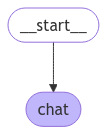

Write the Python code that produced this figure.
from langchain_ollama import OllamaEmbeddings
from langchain_openai import ChatOpenAI
from langgraph.store.memory import InMemoryStore
from langgraph.store.base import BaseStore
from langgraph.graph import START, MessagesState, StateGraph
import os

os.environ["TOKENIZERS_PARALLELISM"] = "true"

# embedd_model = "mxbai-embed-large"
# embeddings = OllamaEmbeddings(model=embedd_model)


# ### =============== HuggingFaceEmbeddings start ==============================
# # 设置模型参数，指定设备为 CPU
from langchain_huggingface import HuggingFaceEmbeddings  # Updated import

model_kwargs = {'device': 'cpu'}
# 设置编码参数，禁用嵌入归一化
encode_kwargs = {
    'normalize_embeddings': False,
    'clean_up_tokenization_spaces': False  # Explicitly set to avoid FutureWarning
}
model_name = "sentence-transformers/all-mpnet-base-v2"

# 创建 HuggingFaceEmbeddings 实例，使用指定的模型和参数
embeddings = HuggingFaceEmbeddings(
    model_name=model_name,
    model_kwargs=model_kwargs,
    encode_kwargs=encode_kwargs,
)
# ======================= HuggingFaceEmbeddings end ==========================

store = InMemoryStore(
    index={
        "embed": embeddings,
        "dims": 1536,
    }
)

# Adding memories
store.put(("user_123", "memories"), "1", {"text": "I love pizza"})
store.put(("user_123", "memories"), "2", {"text": "I prefer Italian food"})
store.put(("user_123", "memories"), "3", {"text": "I don't like spicy food"})
store.put(("user_123", "memories"), "3", {"text": "I am studying econometrics"})
store.put(("user_123", "memories"), "3", {"text": "I am a plumber"})
# Find memories about food preferences
memories = store.search(("user_123", "memories"), query="I like food?", limit=5)

for memory in memories:
    print(f'Memory: {memory.value["text"]} (similarity: {memory.score})')


model_name="Qwen/Qwen2.5-7B-Instruct"
# model_name="Qwen/Qwen2-VL-72B-Instruct"
import os
api_key =  os.getenv("OPENAI_API_KEY")
base_url="https://api.siliconflow.cn/v1/"

# We will use this model for both the conversation and the summarization
# :zh: 我们将使用这个模型来进行对话和总结
model = ChatOpenAI(
    model=model_name,
    api_key=api_key,
    base_url=base_url,
)


def chat(state,*,store: BaseStore):
    # Search based on user's last message
    items = store.search(
        ("user_123", "memories"), query=state["messages"][-1].content, limit=2
    )
    memories = "\n".join(item.value["text"] for item in items)
    memories = f"## Memories of user\n{memories}" if memories else ""
    response = model.invoke(
        [
            {"role": "system", "content": f"You are a helpful assistant.\n{memories}"},
            *state["messages"],
        ]
    )
    return {"messages": [response]}


builder = StateGraph(MessagesState)
builder.add_node(chat)
builder.add_edge(START, "chat")
graph = builder.compile(store=store)

# INSERT_YOUR_REWRITE_HERE
from IPython.display import display
from PIL import Image as PILImage
import io
image_data = graph.get_graph().draw_mermaid_png()
image = PILImage.open(io.BytesIO(image_data))
image.save("semantic-search.png")

for message, metadata in graph.stream(
    input={"messages": [{"role": "user", "content": "I'm hungry"}]},
    stream_mode="messages",
):
    print(message.content, end="")